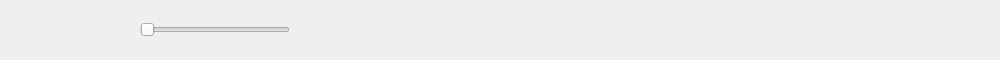
<?xml version="1.0" encoding="UTF-8"?>
<ui version="4.0">
 <class>PlayerControlsWidget</class>
 <widget class="QWidget" name="PlayerControlsWidget">
  <property name="geometry">
   <rect>
    <x>0</x>
    <y>0</y>
    <width>1000</width>
    <height>60</height>
   </rect>
  </property>
  <property name="minimumSize">
   <size>
    <width>990</width>
    <height>60</height>
   </size>
  </property>
  <property name="maximumSize">
   <size>
    <width>16777215</width>
    <height>60</height>
   </size>
  </property>
  <property name="windowTitle">
   <string>Form</string>
  </property>
  <property name="styleSheet">
   <string notr="true">QPushButton {
	border: none
}

QLabel#volumeLabel {
	border-image: url(&quot;:/images/controls/volume&quot;)
}

QPushButton#playButton {
	border-image: url(&quot;:/images/controls/play&quot;)
}

QPushButton#playButton:hover {
	border-image: url(&quot;:/images/controls/play-hover&quot;)
}

QPushButton#pauseButton {
	border-image: url(&quot;:/images/controls/pause&quot;)
}

QPushButton#pauseButton:hover {
	border-image: url(&quot;:/images/controls/pause-hover&quot;)
}

QPushButton#prevButton {
	border-image: url(&quot;:/images/controls/previous-track&quot;)
}

QPushButton#prevButton:hover {
	border-image: url(&quot;:/images/controls/previous-track-hover&quot;)
}

QPushButton#nextButton {
	border-image: url(&quot;:/images/controls/next-track&quot;)
}

QPushButton#nextButton:hover {
	border-image: url(&quot;:/images/controls/next-track-hover&quot;)
}
</string>
  </property>
  <layout class="QHBoxLayout" name="horizontalLayout">
   <property name="leftMargin">
    <number>2</number>
   </property>
   <property name="topMargin">
    <number>2</number>
   </property>
   <property name="rightMargin">
    <number>2</number>
   </property>
   <property name="bottomMargin">
    <number>2</number>
   </property>
   <item>
    <widget class="QPushButton" name="prevButton">
     <property name="minimumSize">
      <size>
       <width>36</width>
       <height>36</height>
      </size>
     </property>
     <property name="maximumSize">
      <size>
       <width>36</width>
       <height>36</height>
      </size>
     </property>
     <property name="text">
      <string/>
     </property>
     <property name="iconSize">
      <size>
       <width>36</width>
       <height>36</height>
      </size>
     </property>
     <property name="flat">
      <bool>true</bool>
     </property>
    </widget>
   </item>
   <item>
    <widget class="QStackedWidget" name="playStackedWidget">
     <property name="sizePolicy">
      <sizepolicy hsizetype="Fixed" vsizetype="Fixed">
       <horstretch>0</horstretch>
       <verstretch>0</verstretch>
      </sizepolicy>
     </property>
     <property name="minimumSize">
      <size>
       <width>48</width>
       <height>48</height>
      </size>
     </property>
     <property name="maximumSize">
      <size>
       <width>48</width>
       <height>48</height>
      </size>
     </property>
     <property name="currentIndex">
      <number>1</number>
     </property>
     <widget class="QWidget" name="playButtonArea">
      <widget class="QPushButton" name="playButton">
       <property name="geometry">
        <rect>
         <x>0</x>
         <y>0</y>
         <width>48</width>
         <height>48</height>
        </rect>
       </property>
       <property name="sizePolicy">
        <sizepolicy hsizetype="Minimum" vsizetype="Minimum">
         <horstretch>0</horstretch>
         <verstretch>0</verstretch>
        </sizepolicy>
       </property>
       <property name="minimumSize">
        <size>
         <width>48</width>
         <height>48</height>
        </size>
       </property>
       <property name="maximumSize">
        <size>
         <width>48</width>
         <height>48</height>
        </size>
       </property>
       <property name="text">
        <string/>
       </property>
       <property name="iconSize">
        <size>
         <width>48</width>
         <height>48</height>
        </size>
       </property>
       <property name="checkable">
        <bool>false</bool>
       </property>
       <property name="checked">
        <bool>false</bool>
       </property>
       <property name="autoDefault">
        <bool>false</bool>
       </property>
       <property name="default">
        <bool>false</bool>
       </property>
       <property name="flat">
        <bool>true</bool>
       </property>
      </widget>
     </widget>
     <widget class="QWidget" name="pauseButtonArea">
      <widget class="QPushButton" name="pauseButton">
       <property name="geometry">
        <rect>
         <x>0</x>
         <y>0</y>
         <width>48</width>
         <height>48</height>
        </rect>
       </property>
       <property name="sizePolicy">
        <sizepolicy hsizetype="Fixed" vsizetype="Fixed">
         <horstretch>0</horstretch>
         <verstretch>0</verstretch>
        </sizepolicy>
       </property>
       <property name="minimumSize">
        <size>
         <width>48</width>
         <height>48</height>
        </size>
       </property>
       <property name="maximumSize">
        <size>
         <width>48</width>
         <height>48</height>
        </size>
       </property>
       <property name="text">
        <string/>
       </property>
       <property name="iconSize">
        <size>
         <width>48</width>
         <height>48</height>
        </size>
       </property>
       <property name="flat">
        <bool>true</bool>
       </property>
      </widget>
     </widget>
    </widget>
   </item>
   <item>
    <widget class="QPushButton" name="nextButton">
     <property name="minimumSize">
      <size>
       <width>36</width>
       <height>36</height>
      </size>
     </property>
     <property name="maximumSize">
      <size>
       <width>36</width>
       <height>36</height>
      </size>
     </property>
     <property name="text">
      <string/>
     </property>
     <property name="iconSize">
      <size>
       <width>36</width>
       <height>36</height>
      </size>
     </property>
     <property name="flat">
      <bool>true</bool>
     </property>
    </widget>
   </item>
   <item>
    <widget class="QSlider" name="volumeSlider">
     <property name="minimumSize">
      <size>
       <width>150</width>
       <height>0</height>
      </size>
     </property>
     <property name="maximumSize">
      <size>
       <width>150</width>
       <height>18</height>
      </size>
     </property>
     <property name="orientation">
      <enum>Qt::Horizontal</enum>
     </property>
    </widget>
   </item>
   <item>
    <widget class="QLabel" name="volumeLabel">
     <property name="minimumSize">
      <size>
       <width>48</width>
       <height>48</height>
      </size>
     </property>
     <property name="maximumSize">
      <size>
       <width>48</width>
       <height>48</height>
      </size>
     </property>
     <property name="text">
      <string/>
     </property>
    </widget>
   </item>
   <item>
    <widget class="QFrame" name="displayFrame">
     <property name="minimumSize">
      <size>
       <width>400</width>
       <height>30</height>
      </size>
     </property>
     <property name="maximumSize">
      <size>
       <width>600</width>
       <height>30</height>
      </size>
     </property>
     <layout class="QVBoxLayout" name="verticalLayout"/>
    </widget>
   </item>
   <item>
    <widget class="QStackedWidget" name="shuffleStackedWidget">
     <property name="sizePolicy">
      <sizepolicy hsizetype="Fixed" vsizetype="Fixed">
       <horstretch>0</horstretch>
       <verstretch>0</verstretch>
      </sizepolicy>
     </property>
     <property name="minimumSize">
      <size>
       <width>36</width>
       <height>36</height>
      </size>
     </property>
     <property name="maximumSize">
      <size>
       <width>36</width>
       <height>36</height>
      </size>
     </property>
     <property name="currentIndex">
      <number>0</number>
     </property>
     <widget class="QWidget" name="shuffleButtonArea">
      <widget class="QPushButton" name="shuffleButton">
       <property name="geometry">
        <rect>
         <x>0</x>
         <y>0</y>
         <width>36</width>
         <height>36</height>
        </rect>
       </property>
       <property name="minimumSize">
        <size>
         <width>36</width>
         <height>36</height>
        </size>
       </property>
       <property name="maximumSize">
        <size>
         <width>36</width>
         <height>36</height>
        </size>
       </property>
       <property name="text">
        <string/>
       </property>
       <property name="icon">
        <iconset resource="../data/images.qrc">
         <normaloff>:/images/controls/shuffle</normaloff>:/images/controls/shuffle</iconset>
       </property>
       <property name="iconSize">
        <size>
         <width>36</width>
         <height>36</height>
        </size>
       </property>
       <property name="flat">
        <bool>true</bool>
       </property>
      </widget>
     </widget>
     <widget class="QWidget" name="shuffleOnButtonArea">
      <widget class="QPushButton" name="shuffleOnButton">
       <property name="geometry">
        <rect>
         <x>0</x>
         <y>0</y>
         <width>36</width>
         <height>36</height>
        </rect>
       </property>
       <property name="sizePolicy">
        <sizepolicy hsizetype="Minimum" vsizetype="Fixed">
         <horstretch>0</horstretch>
         <verstretch>0</verstretch>
        </sizepolicy>
       </property>
       <property name="minimumSize">
        <size>
         <width>36</width>
         <height>36</height>
        </size>
       </property>
       <property name="maximumSize">
        <size>
         <width>36</width>
         <height>36</height>
        </size>
       </property>
       <property name="text">
        <string/>
       </property>
       <property name="icon">
        <iconset resource="../data/images.qrc">
         <normaloff>:/images/controls/shuffle-on</normaloff>:/images/controls/shuffle-on</iconset>
       </property>
       <property name="iconSize">
        <size>
         <width>36</width>
         <height>36</height>
        </size>
       </property>
       <property name="flat">
        <bool>true</bool>
       </property>
      </widget>
     </widget>
    </widget>
   </item>
   <item>
    <widget class="QStackedWidget" name="repeatStackedWidget">
     <property name="minimumSize">
      <size>
       <width>36</width>
       <height>36</height>
      </size>
     </property>
     <property name="maximumSize">
      <size>
       <width>36</width>
       <height>36</height>
      </size>
     </property>
     <property name="currentIndex">
      <number>0</number>
     </property>
     <widget class="QWidget" name="repeatButtonArea">
      <widget class="QPushButton" name="repeatButton">
       <property name="geometry">
        <rect>
         <x>0</x>
         <y>0</y>
         <width>36</width>
         <height>36</height>
        </rect>
       </property>
       <property name="minimumSize">
        <size>
         <width>36</width>
         <height>36</height>
        </size>
       </property>
       <property name="maximumSize">
        <size>
         <width>36</width>
         <height>36</height>
        </size>
       </property>
       <property name="text">
        <string/>
       </property>
       <property name="icon">
        <iconset resource="../data/images.qrc">
         <normaloff>:/images/controls/repeat</normaloff>:/images/controls/repeat</iconset>
       </property>
       <property name="iconSize">
        <size>
         <width>36</width>
         <height>36</height>
        </size>
       </property>
       <property name="flat">
        <bool>true</bool>
       </property>
      </widget>
     </widget>
     <widget class="QWidget" name="repeatOnButtonArea">
      <widget class="QPushButton" name="repeatOnButton">
       <property name="geometry">
        <rect>
         <x>0</x>
         <y>0</y>
         <width>36</width>
         <height>36</height>
        </rect>
       </property>
       <property name="minimumSize">
        <size>
         <width>36</width>
         <height>36</height>
        </size>
       </property>
       <property name="maximumSize">
        <size>
         <width>36</width>
         <height>36</height>
        </size>
       </property>
       <property name="text">
        <string/>
       </property>
       <property name="icon">
        <iconset resource="../data/images.qrc">
         <normaloff>:/images/controls/repear-on</normaloff>:/images/controls/repear-on</iconset>
       </property>
       <property name="iconSize">
        <size>
         <width>36</width>
         <height>36</height>
        </size>
       </property>
       <property name="flat">
        <bool>true</bool>
       </property>
      </widget>
     </widget>
     <widget class="QWidget" name="repeatOneOnButtonArea">
      <widget class="QPushButton" name="repeatOneOnButton">
       <property name="geometry">
        <rect>
         <x>0</x>
         <y>0</y>
         <width>36</width>
         <height>36</height>
        </rect>
       </property>
       <property name="minimumSize">
        <size>
         <width>36</width>
         <height>36</height>
        </size>
       </property>
       <property name="maximumSize">
        <size>
         <width>36</width>
         <height>36</height>
        </size>
       </property>
       <property name="text">
        <string/>
       </property>
       <property name="icon">
        <iconset resource="../data/images.qrc">
         <normaloff>:/images/controls/repeat-one-on</normaloff>:/images/controls/repeat-one-on</iconset>
       </property>
       <property name="iconSize">
        <size>
         <width>36</width>
         <height>36</height>
        </size>
       </property>
       <property name="flat">
        <bool>true</bool>
       </property>
      </widget>
     </widget>
    </widget>
   </item>
  </layout>
 </widget>
 <resources>
  <include location="../data/images.qrc"/>
 </resources>
 <connections/>
</ui>
